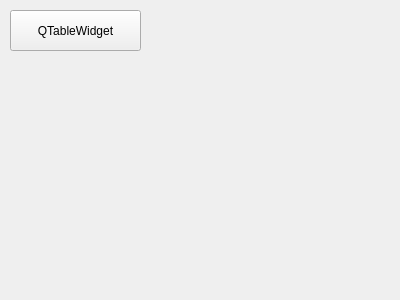
<?xml version="1.0" encoding="UTF-8"?>
<ui version="4.0">
 <class>MainForm</class>
 <widget class="QWidget" name="MainForm">
  <property name="geometry">
   <rect>
    <x>0</x>
    <y>0</y>
    <width>400</width>
    <height>300</height>
   </rect>
  </property>
  <property name="windowTitle">
   <string>Form</string>
  </property>
  <widget class="QPushButton" name="pushButtonQTableWidget">
   <property name="geometry">
    <rect>
     <x>10</x>
     <y>10</y>
     <width>131</width>
     <height>41</height>
    </rect>
   </property>
   <property name="text">
    <string>QTableWidget</string>
   </property>
  </widget>
 </widget>
 <resources/>
 <connections/>
</ui>
